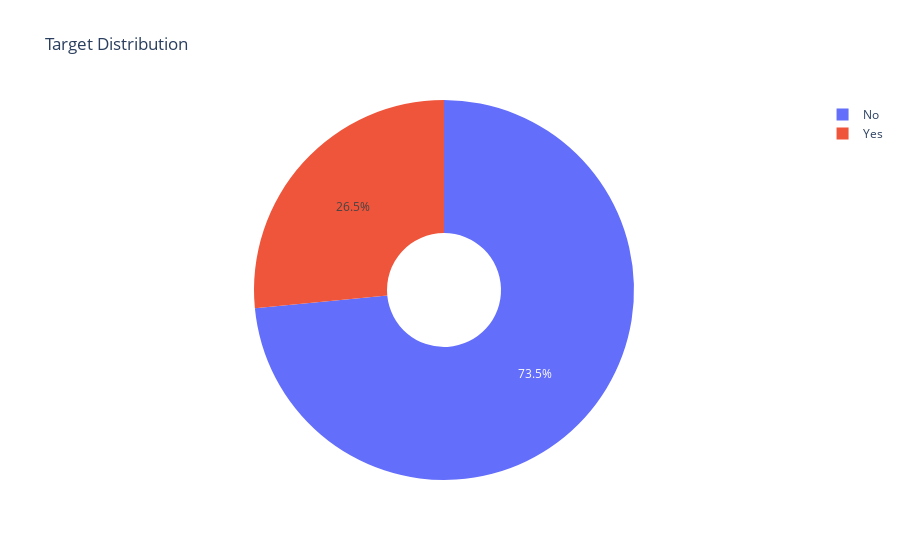

The cell this chart's notebook holds for it:
### Code cell
df_proportions = df['churn'].value_counts(normalize=True).reset_index()
df_proportions.columns = ['churn', 'proportion']

fig = px.pie(
    data_frame=df_proportions,
    names='churn',
    values='proportion',
    color='churn',
    title='Target Distribution',
    hole=0.3
)

fig.show()

### Figure 1 — Plotly figure (JSON) as saved in the notebook; plotly's stock layout.template omitted (floating-point values rounded to 4 significant figures)
{"data": [{"customdata": [["No"], ["Yes"]], "domain": {"x": [0, 1], "y": [0, 1]}, "hole": 0.3, "hovertemplate": "churn=%{customdata[0]}<br>proportion=%{value}<extra></extra>", "labels": ["No", "Yes"], "legendgroup": "", "marker": {"colors": ["#636efa", "#EF553B"]}, "name": "", "showlegend": true, "type": "pie", "values": [0.7346, 0.2654]}], "layout": {"legend": {"tracegroupgap": 0}, "title": {"text": "Target Distribution"}}}
